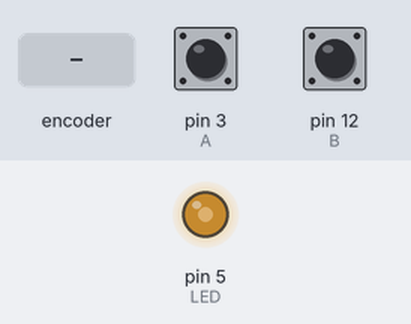
Simulated run of this sketch. Board: Arduino Uno, built with avr-gcc and run on an emulated ATmega328P. Parts: output pins drawn as LEDs (lit = HIGH). Dashed ring = blinking. The test bench sets the inputs (shaded band); at power-on: pin 3 (A) HIGH, pin 12 (B) HIGH.

Above: at 0.75 s.
At 1.2 s:
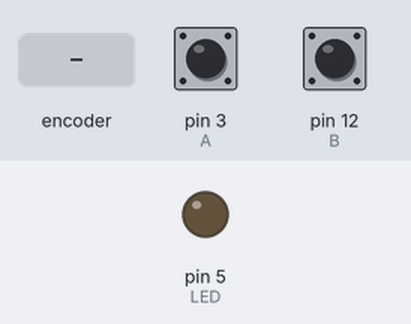
1.3 s: rotary encoder on pin 3 (A) / pin 12 (B) turned 1 step (first pin leading)
At 1.9 s:
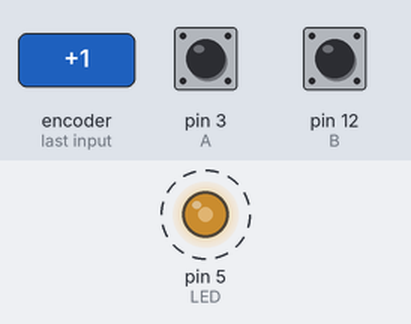
4.5 s: rotary encoder on pin 3 (A) / pin 12 (B) turned 3 steps (first pin leading)
Timing chart, 0 to 14.1 s (numbered marks = the images above; inputs shaded):
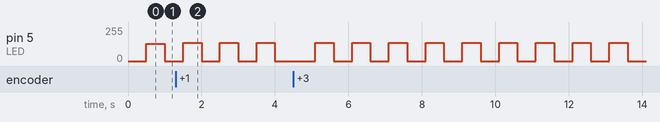

The sketch:

04_Buttom_Control_Brightness__and_Frequency.ino
```cpp
const int A = 3;
const int B = 12;
const int LED = 5;
int interval = 500; // 閃爍延遲
int lightlevel = 128; // 亮度
int startTime, prevTime = 0;
unsigned int cnt = 0;
void setup()
{
  Serial.begin(9600);
  pinMode(A, INPUT_PULLUP);
  pinMode(B, INPUT_PULLUP);
  pinMode(LED, OUTPUT); // LED 輸出
}
void loop()
{
    if(!digitalRead(A))
    {
      int pressedTime = 1;
      do
      {
        // Serial.println("Apressed ! "); //方便測試
        delay(200); // 放開道再次按下的緩衝期
        if(!digitalRead(A))
           pressedTime += 1;
      }
      while(!digitalRead(A) && pressedTime <= 5); // if not let go the buttom, pressed instead
      if(pressedTime > 5) // 長按 A 鍵時，直接變最亮
      {
        // Serial.println("You just pressed the buttom for more than 1000ms ! "); // 方便測試
        lightlevel = 255;
      }
      else if(pressedTime == 2) // 連續按壓 A 鍵兩次時，減少些許亮度
      {
        lightlevel = constrain(lightlevel - 10, 0, 255); // 限制亮度不超過範圍
      }
      else if(pressedTime == 1) // 每按壓 A 鍵一次，增加些許亮度
      {
        lightlevel = constrain(lightlevel + 10, 0, 255); // 限制亮度不超過範圍
      }
      // Serial.print("You press the buttom for "); // 方便測試
      // Serial.print(pressedTime);
      // Serial.println(" TImes ! ");
    }
    if(!digitalRead(B))
    {
      int bpressed = 1;
      do
      {
        // Serial.println("Bpressed ! "); //方便測試
        delay(200);
        if(!digitalRead(B))
           bpressed += 1;

      }while(!digitalRead(B) && bpressed <= 5);
      if(bpressed > 5)
      {
        interval = 0;
      }
      else if(bpressed == 2)
      {
        interval = max(interval - 100, 0);
      }
      else if(bpressed == 1)
      {
        interval += 100;
      }

      // Serial.print("You press the buttom for "); // 方便測試
      // Serial.print(bpressed);
      // Serial.println(" TImes ! ");
    }
    // Serial.print("Interval = ");
    // Serial.println(interval);
    // Serial.print("lightleve = ");
    // Serial.println(lightlevel);
    int i = 0;
    startTime = millis();
    if(interval == 0)
    {
      digitalWrite(LED, lightlevel);
    }
    else if(startTime - prevTime >= interval)
    {
      prevTime = millis();
      digitalWrite(LED, !digitalRead(LED));
      if(cnt & 1) analogWrite(LED, 0);
      else analogWrite(LED, lightlevel);
      cnt++;
    }
}
```

Measured:
- by itself, pin 5 (LED): alternates 138/255 for 0.50 s and 0/255 for 0.50 s
